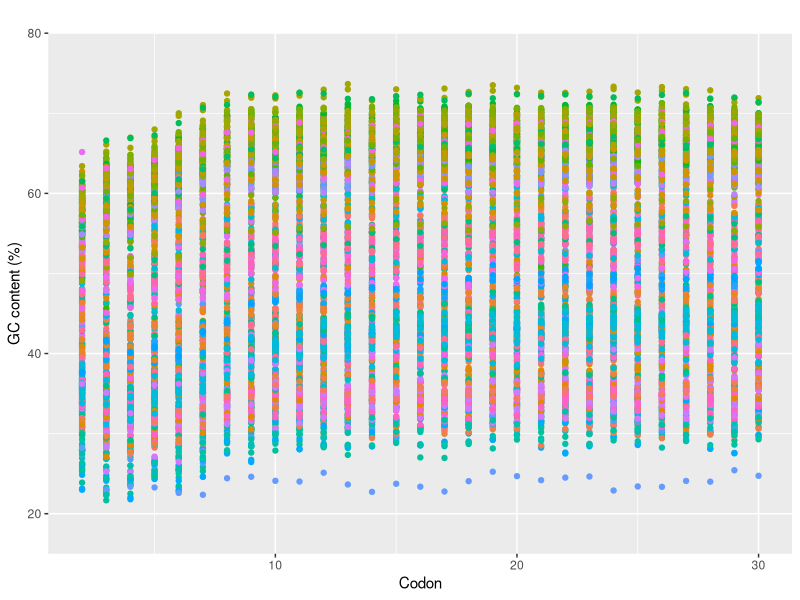
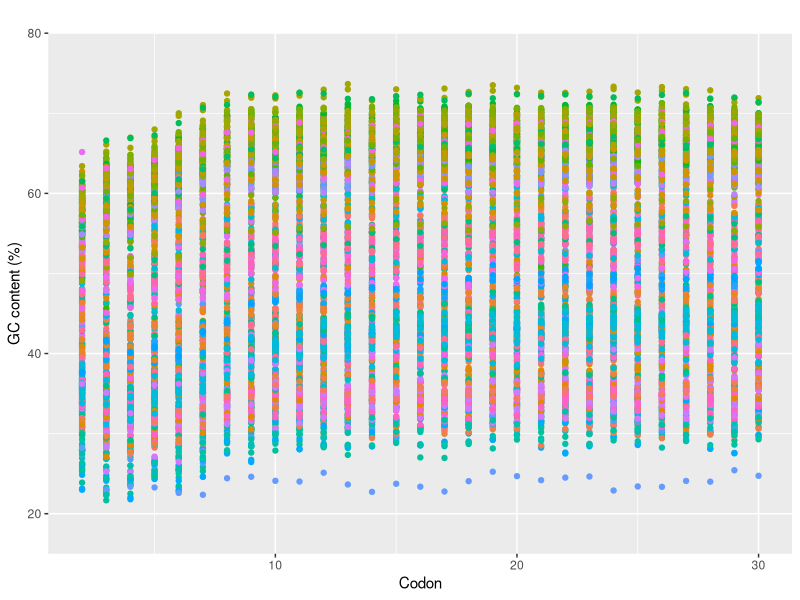

Reproduce these figures in R, in order.
#Supplementary Figure 1

#install.packages("ggplot2")

library(ggplot2)
library(tidyr) 
#tidyr - used for data manipulation (reshaping the data)

df <- read.csv('GC_core.csv')

names(df)[names(df) == 'Core_GC'] <- 'codon_30'

long <- df %>% 
  pivot_longer(
    cols = starts_with('codon'), 
    names_to = "codon",
    values_to = "GC"
  )

# %
long$GC <- long$GC * 100

#change the codon names to numbers to plot against
long$codon <- as.numeric(gsub("codon_", "", long$codon))

quartz()
  
ggplot(long, aes(codon, GC, colour = Species)) + geom_point(show.legend = FALSE) + labs(x="Codon",y="GC content (%)",title="")+ scale_y_continuous(limits = c(15, 80),expand = c(0, 0))

#Below plot scale matched GC3 plot:
#ggplot(long, aes(codon, GC, colour = Species)) + geom_point(show.legend = FALSE) + labs(x="Codon",y="GC content (%)",title="")+ scale_y_continuous(limits = c(0.05, 1),expand = c(0, 0))

ggsave("SFig1_ALL_GC.pdf", plot = last_plot())

